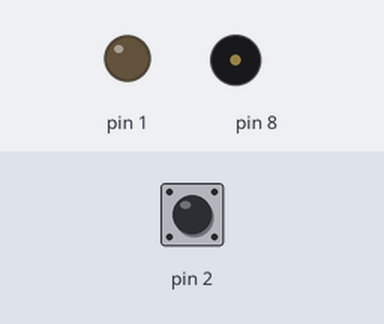
A sketch run on a simulated Arduino Uno, built with avr-gcc and run on an emulated ATmega328P. On the bench: output pins drawn as LEDs (lit = HIGH), buzzer (waves = sounding). Inputs (shaded band) come from the test bench; at power-on: pin 2 HIGH. Pins used as bus, display or sensor lines are not drawn.

Above: at 0.3 s.
Timing chart, 0 to 1.8 s (numbered marks = the images above):
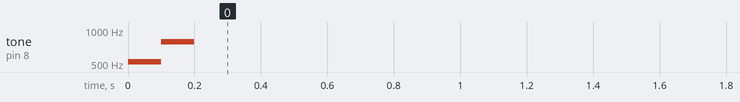

The sketch:

week06_2_arduino_button_change_mode_LED_flow.ino
```cpp
// week06_2_arduino_button_change_mode_LED_flow
int mode = 0; // 0:從小變到大, 1:從大變到小
void setup() {
  pinMode(2, INPUT_PULLUP);
  for (int i=3; i<=13; i++) {
    pinMode(1, OUTPUT);
  }
  tone(8, 523, 100); delay(100); // Do
  tone(8, 784, 100); delay(100); // Mi
}
int prev = HIGH, now = 3; // prev 是按鈕(前一瞬間)的狀態, now現在要發亮的LED燈
void loop() {
  if ( digitalRead(2) == LOW ) { // 按下去的瞬間
    if (mode==0) mode = 1; // 從 0 變 1
    else mode = 0; // 從 1 變 0
    prev = LOW;
    } else if ( prev == LOW && digitalRead(2) == HIGH ) { // 放開的瞬間
      prev = HIGH;
    }
    if (mode==0) { // 0:從小變到大
      now++;
      if (now>13) now = 3; // 超過範圍, 又變回3
      digitalWrite(now, HIGH); // 亮
      delay(100); // 等一下
      digitalWrite(now, LOW); // 暗
  } else { // 1:從大變到小
      now++;
      if (now<3) now = 13;
      digitalWrite(now, HIGH); // 亮
      delay(100); // 等一下
      digitalWrite(now, LOW); // 暗
  }
}
```
